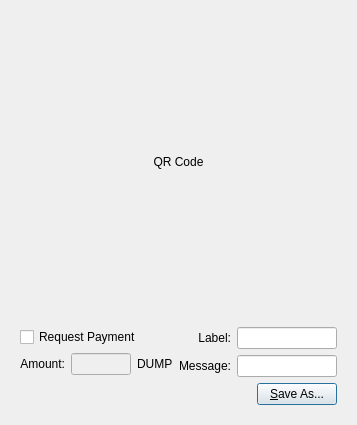
<?xml version="1.0" encoding="UTF-8"?>
<ui version="4.0">
 <class>QRCodeDialog</class>
 <widget class="QDialog" name="QRCodeDialog">
  <property name="geometry">
   <rect>
    <x>0</x>
    <y>0</y>
    <width>334</width>
    <height>425</height>
   </rect>
  </property>
  <property name="windowTitle">
   <string>QR Code Dialog</string>
  </property>
  <layout class="QVBoxLayout" name="verticalLayout_3">
   <item>
    <widget class="QLabel" name="lblQRCode">
     <property name="sizePolicy">
      <sizepolicy hsizetype="Expanding" vsizetype="Expanding">
       <horstretch>0</horstretch>
       <verstretch>0</verstretch>
      </sizepolicy>
     </property>
     <property name="minimumSize">
      <size>
       <width>300</width>
       <height>300</height>
      </size>
     </property>
     <property name="text">
      <string>QR Code</string>
     </property>
     <property name="alignment">
      <set>Qt::AlignCenter</set>
     </property>
     <property name="wordWrap">
      <bool>true</bool>
     </property>
    </widget>
   </item>
   <item>
    <widget class="QWidget" name="widget" native="true">
     <layout class="QVBoxLayout" name="verticalLayout_2">
      <item>
       <layout class="QHBoxLayout" name="horizontalLayout_2">
        <item>
         <layout class="QVBoxLayout" name="verticalLayout">
          <item>
           <widget class="QCheckBox" name="chkReqPayment">
            <property name="enabled">
             <bool>true</bool>
            </property>
            <property name="text">
             <string>Request Payment</string>
            </property>
           </widget>
          </item>
          <item>
           <layout class="QHBoxLayout" name="horizontalLayout">
            <item>
             <widget class="QLabel" name="lblAmount">
              <property name="sizePolicy">
               <sizepolicy hsizetype="Preferred" vsizetype="Maximum">
                <horstretch>0</horstretch>
                <verstretch>0</verstretch>
               </sizepolicy>
              </property>
              <property name="text">
               <string>Amount:</string>
              </property>
              <property name="alignment">
               <set>Qt::AlignRight|Qt::AlignTrailing|Qt::AlignVCenter</set>
              </property>
              <property name="buddy">
               <cstring>lnReqAmount</cstring>
              </property>
             </widget>
            </item>
            <item>
             <widget class="QLineEdit" name="lnReqAmount">
              <property name="enabled">
               <bool>false</bool>
              </property>
              <property name="minimumSize">
               <size>
                <width>60</width>
                <height>0</height>
               </size>
              </property>
              <property name="alignment">
               <set>Qt::AlignRight|Qt::AlignTrailing|Qt::AlignVCenter</set>
              </property>
             </widget>
            </item>
            <item>
             <widget class="QLabel" name="lblBTC">
              <property name="sizePolicy">
               <sizepolicy hsizetype="Preferred" vsizetype="Maximum">
                <horstretch>0</horstretch>
                <verstretch>0</verstretch>
               </sizepolicy>
              </property>
              <property name="text">
               <string>DUMP</string>
              </property>
              <property name="buddy">
               <cstring>lnReqAmount</cstring>
              </property>
             </widget>
            </item>
           </layout>
          </item>
         </layout>
        </item>
        <item>
         <layout class="QGridLayout" name="gridLayout">
          <item row="0" column="0">
           <widget class="QLabel" name="lblLabel">
            <property name="text">
             <string>Label:</string>
            </property>
            <property name="alignment">
             <set>Qt::AlignRight|Qt::AlignTrailing|Qt::AlignVCenter</set>
            </property>
            <property name="buddy">
             <cstring>lnLabel</cstring>
            </property>
           </widget>
          </item>
          <item row="0" column="1">
           <widget class="QLineEdit" name="lnLabel">
            <property name="minimumSize">
             <size>
              <width>100</width>
              <height>0</height>
             </size>
            </property>
           </widget>
          </item>
          <item row="1" column="0">
           <widget class="QLabel" name="lblMessage">
            <property name="text">
             <string>Message:</string>
            </property>
            <property name="alignment">
             <set>Qt::AlignRight|Qt::AlignTrailing|Qt::AlignVCenter</set>
            </property>
            <property name="buddy">
             <cstring>lnMessage</cstring>
            </property>
           </widget>
          </item>
          <item row="1" column="1">
           <widget class="QLineEdit" name="lnMessage">
            <property name="minimumSize">
             <size>
              <width>100</width>
              <height>0</height>
             </size>
            </property>
           </widget>
          </item>
         </layout>
        </item>
       </layout>
      </item>
      <item>
       <layout class="QHBoxLayout" name="horizontalLayout_3">
        <item>
         <spacer name="horizontalSpacer">
          <property name="orientation">
           <enum>Qt::Horizontal</enum>
          </property>
          <property name="sizeHint" stdset="0">
           <size>
            <width>40</width>
            <height>20</height>
           </size>
          </property>
         </spacer>
        </item>
        <item>
         <widget class="QPushButton" name="btnSaveAs">
          <property name="text">
           <string>&amp;Save As...</string>
          </property>
         </widget>
        </item>
       </layout>
      </item>
     </layout>
    </widget>
   </item>
  </layout>
 </widget>
 <resources/>
 <connections>
  <connection>
   <sender>chkReqPayment</sender>
   <signal>clicked(bool)</signal>
   <receiver>lnReqAmount</receiver>
   <slot>setEnabled(bool)</slot>
   <hints>
    <hint type="sourcelabel">
     <x>92</x>
     <y>285</y>
    </hint>
    <hint type="destinationlabel">
     <x>98</x>
     <y>311</y>
    </hint>
   </hints>
  </connection>
 </connections>
</ui>
